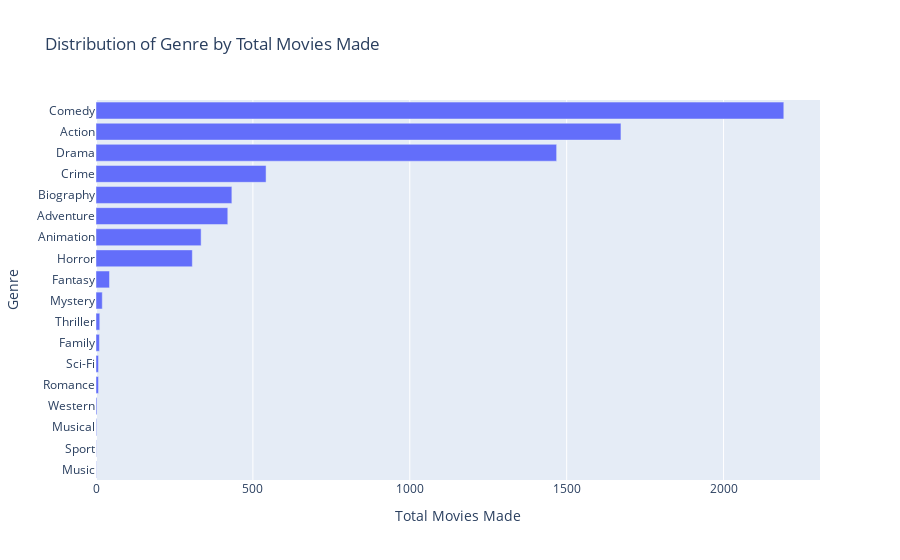

Notebook source saved alongside this figure:
### Code cell
fig = px.bar(total_movies_by_genre, y='genre', x='total movies', orientation='h',
            labels={"total movies": "Total Movies Made", "genre": "Genre"},
            title='Distribution of Genre by Total Movies Made')
fig.update_yaxes(categoryorder='total ascending')

### Figure 1 — Plotly figure (JSON) as saved in the notebook; plotly's stock layout.template omitted (floating-point values rounded to 4 significant figures)
{"data": [{"alignmentgroup": "True", "hovertemplate": "Total Movies Made=%{x}<br>Genre=%{y}<extra></extra>", "legendgroup": "", "marker": {"color": "#636efa", "pattern": {"shape": ""}}, "name": "", "offsetgroup": "", "orientation": "h", "showlegend": false, "textposition": "auto", "type": "bar", "x": [2192, 1673, 1468, 542, 433, 420, 335, 307, 43, 20, 12, 11, 8, 8, 3, 2, 1, 1], "xaxis": "x", "y": ["Comedy", "Action", "Drama", "Crime", "Biography", "Adventure", "Animation", "Horror", "Fantasy", "Mystery", "Thriller", "Family", "Romance", "Sci-Fi", "Western", "Musical", "Music", "Sport"], "yaxis": "y"}], "layout": {"autosize": true, "barmode": "relative", "legend": {"tracegroupgap": 0}, "title": {"text": "Distribution of Genre by Total Movies Made"}, "xaxis": {"anchor": "y", "autorange": true, "domain": [0, 1], "range": [0, 2307.0], "title": {"text": "Total Movies Made"}, "type": "linear"}, "yaxis": {"anchor": "x", "autorange": true, "categoryorder": "total ascending", "domain": [0, 1], "range": [-0.5, 17.5], "title": {"text": "Genre"}, "type": "category"}}}
